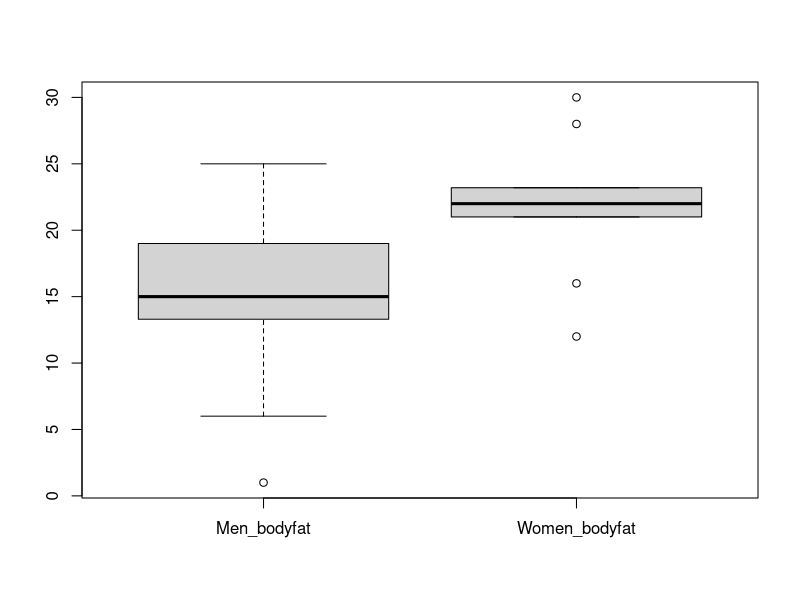

R code for this plot:
#Two sample t test
Men_bodyfat <- c(13.3,6,20,8,14,19,18,25,16,24,15,1,15)
Women_bodyfat <- c(22,16,21.7,21,30,12,23.2,28,23)

#Count, mean and standard deviation
#Men 
length(Men_bodyfat) 
mean(Men_bodyfat) 
sd(Men_bodyfat) 
#Women
length(Women_bodyfat) 
mean(Women_bodyfat) 
sd(Women_bodyfat) 

# combine two vectors using cbind 
 #calculate max length of vectors
max_length <- max(length(Men_bodyfat), length(Women_bodyfat))

#set length of each vector equal to max length
length(Men_bodyfat) <- max_length                      
length(Women_bodyfat) <- max_length

bodyfat_data=cbind(Men_bodyfat,Women_bodyfat) 
bodyfat_data
  
# boxplot 
boxplot(bodyfat_data,beside=T) 

# Shapiro-Wilk normality test for Men's body fat
shapiro.test(Men_bodyfat)

# Shapiro-Wilk normality test for Women's body fat
shapiro.test(Women_bodyfat)

#Equal variance test
var.test(Men_bodyfat, Women_bodyfat)

#Two sample t-test
t.test(Men_bodyfat, Women_bodyfat, var.equal = TRUE)

#Loading heart data
heart_data <-read.table("heart_data.txt",header =TRUE,sep="\t", fill = TRUE)
head(heart_data)
